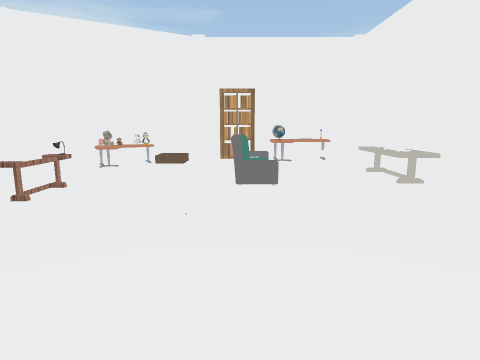
View 1 (above)

14 first-person views from a walk through a Unity game level. The camera is 1.2 m above the floor, tilts 10° down and sees 75° across. The floor is counted in squares, 0.6 m on a side. Each view is taken from the middle of a square. On the plan, view 1 faces up. The plan holds only what a view shows up to about 18 squares ahead; the rest is blank. The place goes on beyond the plan. The player character is not drawn. Some surface patterns are stand-ins.

View 2
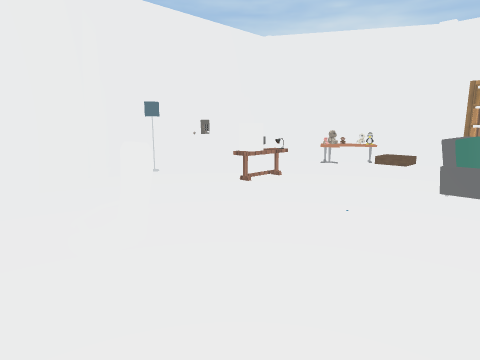

View 3
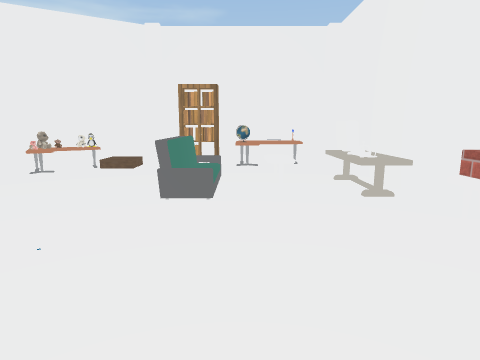

View 4
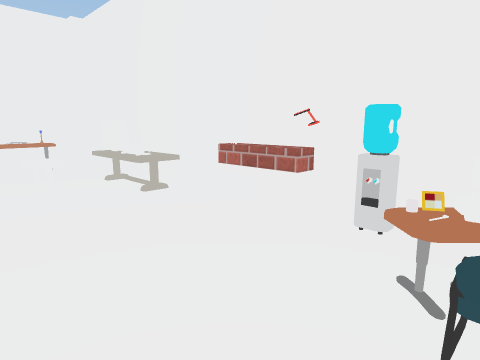

View 5
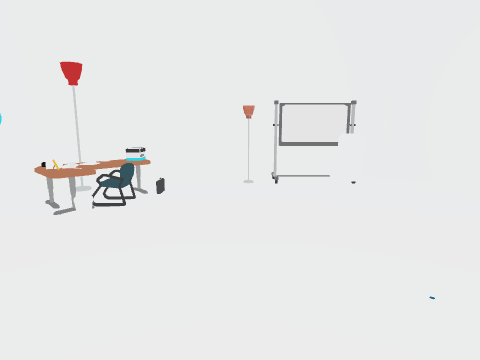

View 6
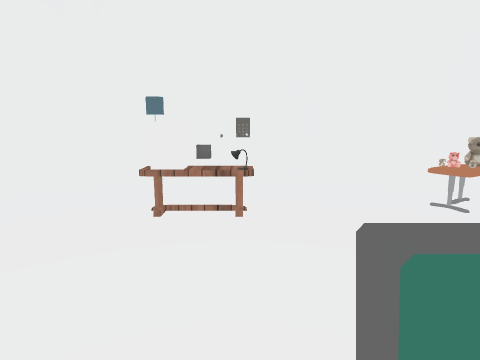

View 7
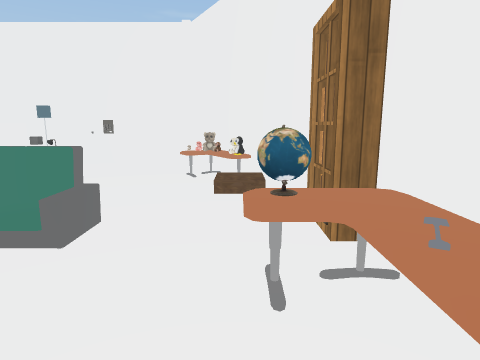

View 8
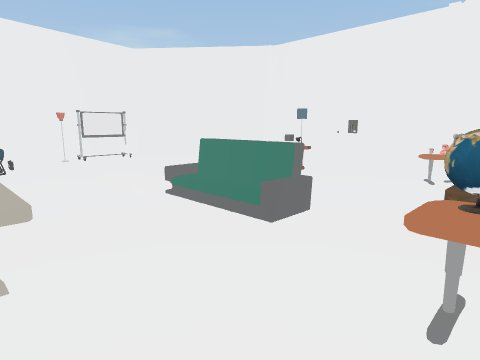

View 9
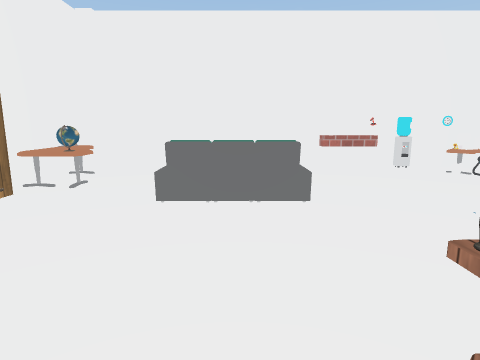

View 10
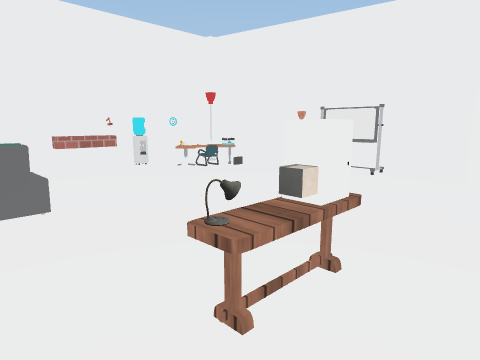

View 11
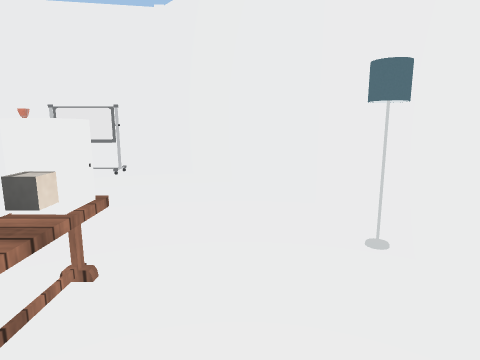

View 12
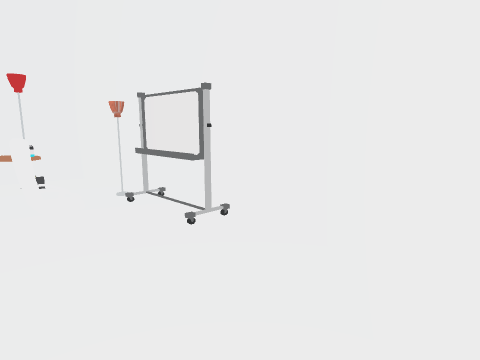

View 13
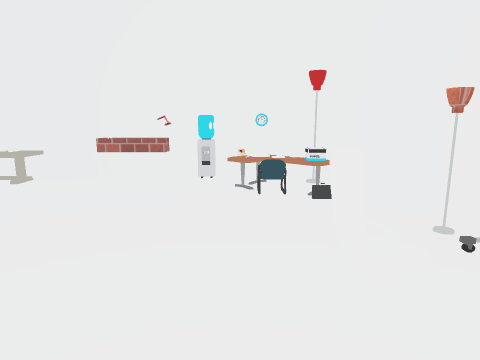

View 14
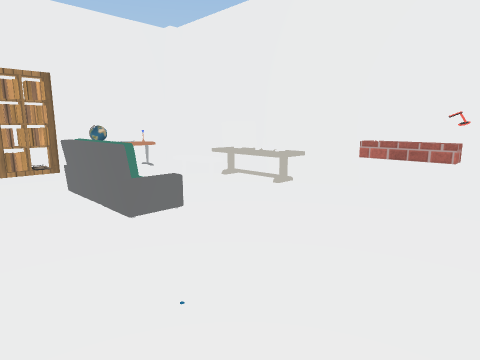

### Floor plan
Points are (right, up) in squares from view 1. A wall is a line through its corners. A room is listed if a view was taken in it or the views show most of it. See-through windows are left out.
Room 1 (views 1, 2, 3, 4, 5, 6, 7, 8, 9, 10, 11, 12, 13, 14)
walls: (7.1, 8.4) (7.1, 18.3); (-2, 18.8) (-2, 18.3) (-2.8, 18.3); (-2.8, 19.1) (-10.3, 14.8); (-10.2, 5.1) (-10.2, 4.6); (6.4, 18.3) (6.4, 19.1); (-9.9, 14.8) (-9.9, 14.2) (-10.6, 14.2) (-10.6, 5) (-9.9, 5) (-9.9, 4.3); (-10.5, 4.3) (-4.9, -2.3); (7.1, -0.4) (7.1, 5.6); (-4.9, -2) (-4.5, -2); (-4.2, -2.6) (6.4, -0.7) (6.4, 0); (7, 19.3) (5.4, 19.3)
objects: other object (-10, 7); other object (-10, 12) to (-10, 13); table (-7, 15) to (-5, 17); table (-6, 8); cube (-6, 9); lamp (-6, 10); other object (-3, -1) to (0, -1); chair (-2, 2); shelf (-1, 19) to (1, 19); sofa (0, 11) to (0, 14); other object (1, -1); table (2, 17) to (5, 19); other object (3, 11) to (4, 13); desk (4, 0) to (4, 2); other object (4, 18); other object (5, 1); computer (5, 2) to (6, 3); other object (5, 10) to (6, 10); other object (5, 11) to (6, 11); other object (5, 12); other object (5, 12) to (6, 13); other object (5, 14) to (6, 14); other object (5, 19); desk (6, 3); table (6, 6) to (7, 8); water cooler (7, 4); other object (7, 6); other object (7, 8)

Positions as (right, up) in squares from view 1, and headings:
1: (0, 0), facing up
2: (2, 0), facing up-left
3: (2, 2), facing up
4: (1, 2), facing up-right
5: (1, 10), facing down
6: (1, 10), facing left
7: (6, 17), facing left
8: (6, 18), facing down-left
9: (-8, 12), facing right
10: (-8, 12), facing down-right
11: (-8, 12), facing down
12: (-8, 3), facing down-right
13: (-5, 3), facing right
14: (-3, 4), facing up-right
